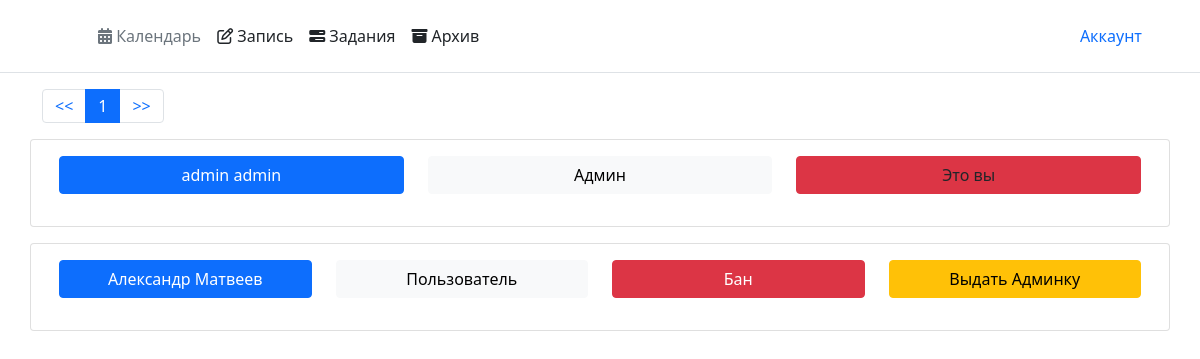
Page /admin (signed in) on the earlier database version.
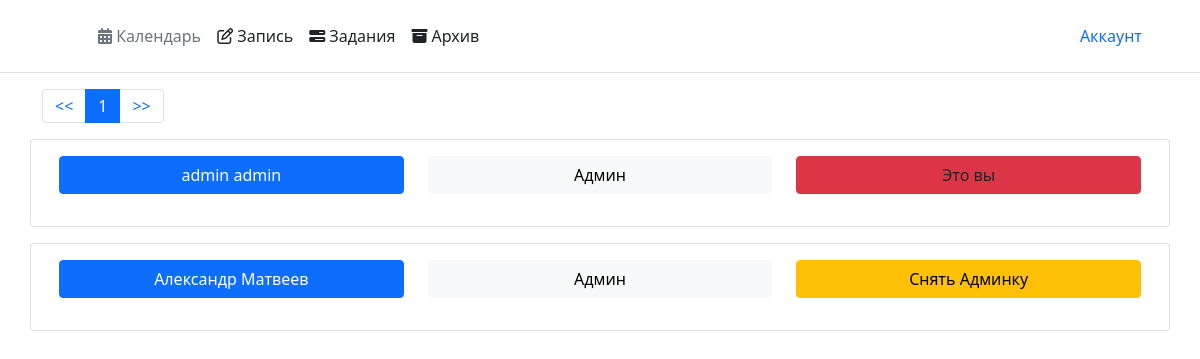
Same page on the later database version.
### tables/user.py (models this page shows)
class User(SqlAlchemyBase, UserMixin):
    __tablename__ = 'users'
    id = Column(Integer, primary_key=True, unique=True, autoincrement=True)
    name = Column(String, nullable=False)
    surname = Column(String, nullable=False)
    email = Column(String, nullable=False)
    password = Column(String, nullable=False)
    token = Column(String, nullable=False, unique=True)
    connection = Column(String, nullable=True)
    is_admin = Column(Boolean, default=False)
    is_ban = Column(Boolean, default=False)
    table = relationship("Tables",
                         order_by='Tables.day, Tables.time',
                         lazy='dynamic')
    images = relationship("Image", lazy='dynamic')

### main.py (the view)
@app.route('/admin')
def admin():
    if current_user.is_authenticated:
        if current_user.is_admin:
            db_sess = db_session.create_session()
            n = int(request.args.get('page', 1))
            admin = int(request.args.get('admin', 0))
            ban = int(request.args.get('ban', 0))
            if admin:
                new_admin = db_sess.query(User).get(admin)
                new_admin.is_admin = not new_admin.is_admin
                db_sess.commit()
            elif ban:
                banned = db_sess.query(User).get(ban)
                banned.is_ban = not banned.is_ban
                db_sess.commit()
            users = list(db_sess.query(User))
            return render_template("admin.html", admin=current_user, users=users, n=n)
    return render_template('welcome.html')

### main.py (called while the page is built)
@login_manager.user_loader
def load_user(user_id):
    db_sess = db_session.create_session()
    user = db_sess.query(User).get(user_id)
    if user.is_ban:
        return
    return user

### tables/db_session.py (called while the page is built)
def create_session() -> Session:
    global __factory
    return __factory()

### templates/admin.html
{% extends "main.html" %}
{% block content %}
{% if users %}
<nav aria-label="Page navigation example">
    <ul class="pagination">
        <li class="page-item"><a class="page-link" href="/admin?page=0"><<</a></li>
        {% for i in range(0, users|length, 10) %}
        {% if loop.index == n %}
        <li class="page-item active"><a class="page-link">{{ loop.index }}</a></li>
        {% else %}
        <li class="page-item"><a class="page-link" href="/admin?page={{ loop.index }}">{{ loop.index }}</a>
        </li>
        {% endif %}
        {% endfor %}
        {% if table|length % 10 %}
        {% set last = table|length // 10 %}
        {% else %}
        {% set last = table|length // 10 + 1 %}
        {% endif %}
        <li class="page-item"><a class="page-link" href="/admin?page={{ last }}">>></a></li>
    </ul>
</nav>
{% set n = n - 1 %}
{% for j in users[9 * n:9 * (n + 1)] %}
<div class="row">
    <div class="card col" style="margin-bottom: 1rem">
        <div class="card-body" style="width: 100%">
            <div class="row">
                <div class="col">
                    <p class="btn btn-primary col" title="{{ j.email }}">{{ j.name }} {{ j.surname }}</p>
                </div>
                <div class="col">
                    {% if j.is_admin %}
                    <p class="btn btn-light col">Админ</p>
                    {% elif j.is_ban %}
                    <p class="btn btn-light col">Забанен</p>
                    {% else %}
                    <p class="btn btn-light col">Пользователь</p>
                    {% endif %}
                </div>
                {% if j == admin %}
                <div class="col">
                    <a class="btn btn-danger col">Это вы</a>
                </div>
                {% else %}
                {% if j.is_ban %}
                <div class="col">
                    <a href="/admin?page={{ n + 1 }}&ban={{ j.id }}" class="btn btn-danger col">Разбан</a>
                </div>
                {% elif j.is_admin %}
                    <div class="col">
                        <a class="btn btn-warning col" href="/admin?page={{ n + 1 }}&admin={{ j.id }}">Снять Админку</a>
                    </div>
                {% else %}
                    <div class="col">
                        <a href="/admin?page={{ n + 1 }}&ban={{ j.id }}" class="btn btn-danger col">Бан</a>
                    </div>
                    <div class="col">
                        <a class="btn btn-warning col" href="/admin?page={{ n + 1 }}&admin={{ j.id }}">Выдать Админку</a>
                    </div>
                {% endif %}
                {% endif %}
            </div>
        </div>
    </div>
</div>
{% endfor %}
{% else %}
<img src="{{ url_for('static', filename='default_img' + '/' +  'empty.png') }}"
     style="margin: 2rem; width: 55rem;"
     class="rounded mx-auto d-block">
{% endif %}
{% endblock %}

Differences in the rows shown:
changed User "Александр": is_admin "Пользователь Бан Выдать Админку" → "Админ Снять Админку"
